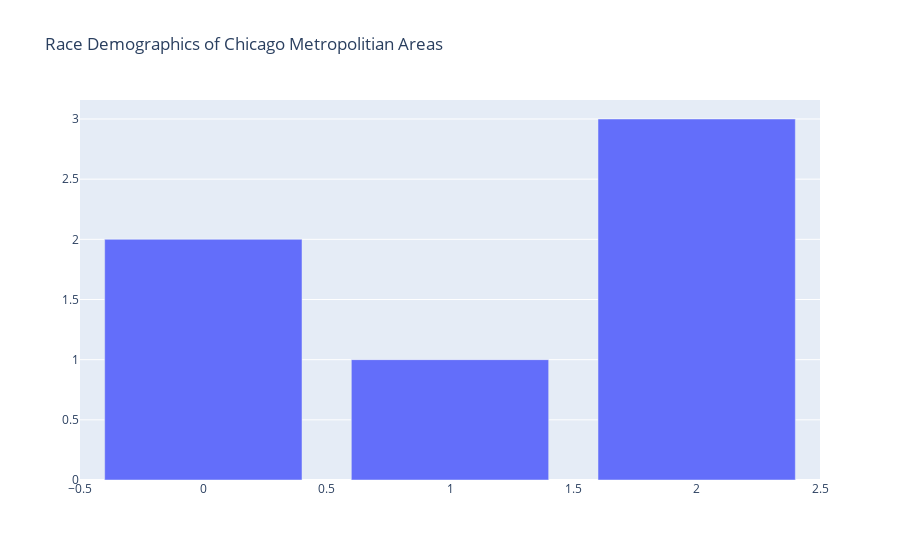

The notebook cell saved with this chart:
### Code cell
import plotly.graph_objects as go
fig = go.Figure(
    data=[go.Bar(y=[2, 1, 3])],
    layout_title_text="Race Demographics of Chicago Metropolitian Areas"
)
fig

### Figure 1 — Plotly figure (JSON) as saved in the notebook; plotly's stock layout.template omitted (floating-point values rounded to 4 significant figures)
{"data": [{"type": "bar", "y": [2, 1, 3]}], "layout": {"autosize": true, "title": {"text": "Race Demographics of Chicago Metropolitian Areas"}, "xaxis": {"autorange": true, "range": [-0.5, 2.5]}, "yaxis": {"autorange": true, "range": [0, 3.158], "type": "linear"}}}
